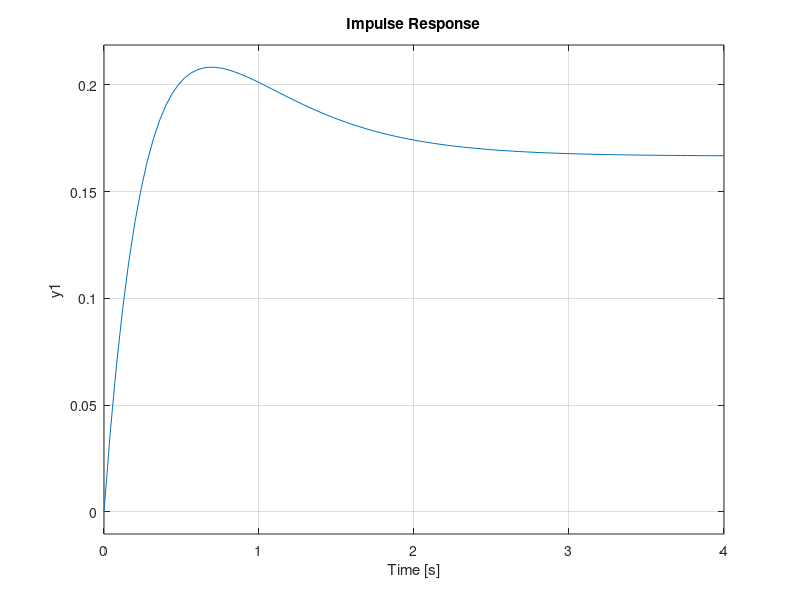

Write MATLAB code to recreate this figure.
clc
clear all
close all
clear vars
%transfer function
DEN = [1 5 6 0];
NUM = [0 0 1 1];
G = tf(NUM,DEN)
%state space and eigen values
[A,B,C,D] = tf2ss(NUM,DEN)
[V,D]= eig(A)
%Plot 
subplot(2,1,1)
pzmap(G)
subplot(2,1,2)
impulse(G)
